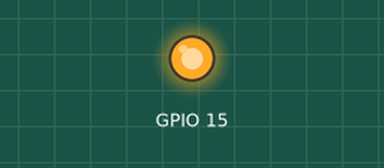
Recording of a sketch running on a simulated ESP32. Parts: output pins drawn as LEDs (lit = HIGH). WiFi joins after 1.5 s; servers stay silent unless stated; what the sketch prints to the serial monitor is not drawn.

Above: at 0.1 s.
Timing chart, 0 to 1.8 s (numbered marks = the images above):
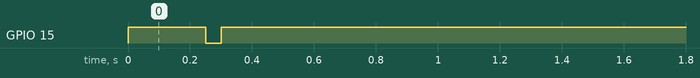

The sketch:

esp32.mini.ETH.w5500.recv.test.210429.ino
```cpp
#include    <Arduino.h>
#include    <SPI.h>
#include    <Ethernet.h>
#include <EthernetUdp.h>

#define     ETH_RST        15 // 17  // 4
#define     ETH_CS          5
#define     ETH_SCLK       18
#define     ETH_MISO       19  //23
#define     ETH_MOSI       23  //19


uint8_t mac[] = {
    0xDE, 0xAD, 0xBE, 0xEF, 0xFE, 0xED
};


// Initialize the Ethernet client library
// with the IP address and port of the server
// that you want to connect to (port 80 is default for HTTP):
EthernetClient client;
IPAddress ip,ipr;  // local and remote IP
IPAddress myip(192,168,1,100), remip(192,168,1,99);
char cbuff[32];
char packetBuffer[UDP_TX_PACKET_MAX_SIZE];

EthernetUDP Udp;

// if you don't want to use DNS (and reduce your sketch size)
// use the numeric IP instead of the name for the server:
//IPAddress server(217,160,223,214);  // numeric IP for Google (no DNS)
//char server[] = "www.google.com";    // name address for Google (using DNS)
char server[] = "www.smartcomputerlab.org";    // name address for smartcomputerlab (using DNS)

// Variables to measure the speed
unsigned long beginMicros, endMicros;
unsigned long byteCount = 0;
bool printWebData = true;  // set to false for better speed measurement


void ethernetReset(const uint8_t resetPin)
{
    pinMode(resetPin, OUTPUT);
    digitalWrite(resetPin, HIGH);
    delay(250);
    digitalWrite(resetPin, LOW);
    delay(50);
    digitalWrite(resetPin, HIGH);
    delay(350);
}


void setup()
{
    Serial.begin(9600);

    Serial.println("ESP32 W5500 Start");

    SPI.begin(ETH_SCLK, ETH_MISO, ETH_MOSI);
    ethernetReset(ETH_RST);
    Ethernet.init(ETH_CS);
    Serial.println("Starting ETH connection...");

    Ethernet.begin(mac,myip);

//    if (Ethernet.begin(mac) == 0) {
//       Serial.println("Failed to configure Eth using DHCP");
//
//
//        if (Ethernet.hardwareStatus() == EthernetNoHardware) {
//          Serial.println("Eth shield was not found.");
//
//        } else if (Ethernet.linkStatus() == LinkOFF) {
//          Serial.println("Eth cable is not connected.");
//
//        }
//        // no point in carrying on, so do nothing forevermore:
//        while (true) {
//            delay(1);
//        }
//    }


    Serial.print("Ethernet IP is: ");
    ip = Ethernet.localIP();memset(cbuff,0x00,32);
    sprintf(cbuff,"%3.3u.%3.3u.%3.3u.%3.3u",ip[0],ip[1],ip[2],ip[3]);
    Serial.println(ip);
    Udp.begin(8888);
delay(1000);
}

void loop()
{
 int packetSize = Udp.parsePacket();
    if (packetSize) {
        Serial.print("Received packet of size ");
        Serial.println(packetSize);
        Serial.print("From ");
        IPAddress remote = Udp.remoteIP();
        for (int i = 0; i < 4; i++) {
            Serial.print(remote[i], DEC);
            if (i < 3) {
                Serial.print(".");
            }
        }
        Serial.print(", port ");
        Serial.println(Udp.remotePort());
        // read the packet into packetBufffer
        Udp.read(packetBuffer, UDP_TX_PACKET_MAX_SIZE);
        Serial.println("Contents:");
        Serial.println(packetBuffer);
    }
 delay(10);
}
```
